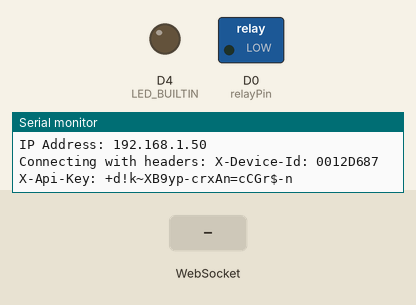
Simulated run of this program. Board: ESP8266 (NodeMCU). Shown: switched loads named in the program (green lamp = pin HIGH), output pins drawn as LEDs (lit = HIGH, except the on-board LED, lit = LOW), the last lines printed to the serial monitor. The inputs (shaded band) are chosen by the test bench. WiFi joins after 1.5 s; servers stay silent unless stated.

Above: at 3.2 s.
3.3 s: WebSocket text "ON" received
At 3.7 s:
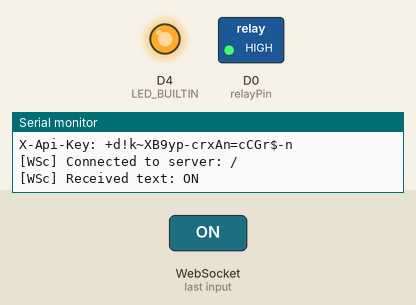
4.8 s: WebSocket text "OFF" received
At 6.1 s:
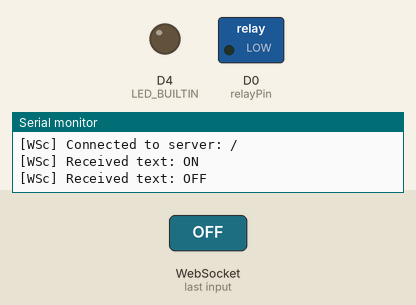
Timing chart, 0 to 7.8 s (numbered marks = the images above; inputs shaded):
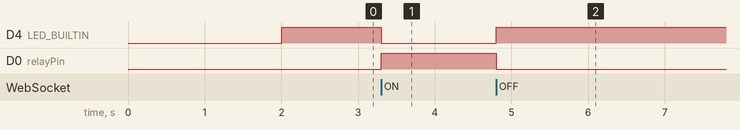

The program:

main.cpp
```cpp
#include <Arduino.h>
#include <ESP8266WiFi.h>
#include "config.h"
#include "relayControl.h"
#include "webSocketClient.h"

const char* WIFI_SSID = "TIDE";
const char* WIFI_PASSWORD = "eltideano";

Relay* doorRelay;

void setup() {
    Serial.begin(115200);

    doorRelay = new Relay(configuration.getRelayPin());

    WiFi.begin(WIFI_SSID, WIFI_PASSWORD);
    while (WiFi.status() != WL_CONNECTED) {
        delay(1000);
        Serial.println("Connecting to WiFi...");
    }
    Serial.println("Connected to WiFi!");

    Serial.print("IP Address: ");
    Serial.println(WiFi.localIP());

    doorRelay->setup();
    setupWebSocketClient(*doorRelay);
}

void loop() {

  handleWebSocketClient();
  doorRelay->loop();

}
```

relayControl.cpp
```cpp
#include "relayControl.h"
#include <Arduino.h>

Relay::Relay(int pin) : pin_(pin), isOn_(false), activatedTime_(0) {}

byte ON_STATE = HIGH;

void Relay::setup() {
    pinMode(pin_, OUTPUT);
    digitalWrite(pin_, !ON_STATE);  // Initial state
    pinMode(LED_BUILTIN, OUTPUT);
    digitalWrite(LED_BUILTIN, HIGH);  // Initial state
}

void Relay::toggle(bool state) {
    digitalWrite(pin_, state ? ON_STATE : !ON_STATE);
    digitalWrite(LED_BUILTIN, state ? LOW : HIGH);
    if (state) {
        activatedTime_ = millis();
        isOn_ = true;
    } else {
        isOn_ = false;
    }
}

void Relay::loop() {
    if (isOn_ && (millis() - activatedTime_ > duration_)) {
        Serial.printf("Turning off relay on pin %d\n", pin_); // Debug
        toggle(false); // Turn off after duration
    }
}
```

relayControl.h
```cpp
#pragma once

class Relay {
public:
    Relay(int pin);
    void setup();
    void toggle(bool state);
    void loop(); // This method will handle auto-off after a certain duration
private:
    int pin_;
    bool isOn_;
    unsigned long activatedTime_;
    const unsigned long duration_ = 5000; // 5 seconds
};
```

webSocketClient.cpp
```cpp
#include <WebSocketsClient.h>
#include "config.h"
#include "relayControl.h"

WebSocketsClient webSocket;
static Relay* relayInstance = nullptr;

void webSocketEvent(WStype_t type, uint8_t * payload, size_t length) {
    switch(type) {
        case WStype_DISCONNECTED:
            Serial.println("[WSc] Disconnected!");
            break;

        case WStype_CONNECTED:
            Serial.printf("[WSc] Connected to server: %s\n", payload);
            webSocket.sendTXT("Connected");
            break;
        case WStype_TEXT:
            Serial.printf("[WSc] Received text: %s\n", payload);
            if (String((char *)payload) == "ON") {
                relayInstance->toggle(true);
            } else if (String((char *)payload) == "OFF") {
                relayInstance->toggle(false);
            }
            break;

        case WStype_BIN:
            Serial.println("[WSc] Received binary data");
            // Handle binary data if needed
            break;

        case WStype_PING:
            Serial.println("[WSc] Received ping");
            break;

        case WStype_PONG:
            Serial.println("[WSc] Received pong");
            break;

        default:
            Serial.printf("[WSc] Unhandled event type: %d\n", type);
            break;
    }
}


void setupWebSocketClient(Relay& relay) {
    relayInstance = &relay;

    // Set the server IP, port, URL, and protocol
    webSocket.begin(configuration.getWebSocketServerIP(), configuration.getWebSocketServerPort(), "/ws");
    webSocket.setReconnectInterval(5000); // Try to reconnect every 5 seconds if connection is lost


    uint32_t chipId = ESP.getChipId();
    char chipIdStr[10];
    sprintf(chipIdStr, "%08X", chipId); // Convert to a hex string

    String headers =
    "X-Device-Id: " + String(chipIdStr) + "\r\n" +
    "X-Api-Key: " + configuration.getServerAPIKey();

    Serial.println("Connecting with headers: " + headers);

    webSocket.setExtraHeaders(headers.c_str());


    // Assign event handler
    webSocket.onEvent(webSocketEvent);

     // If using SSL, you might need something like:
    // webSocket.setCACert(rootCA);
}

void handleWebSocketClient() {
    webSocket.loop();
}
```

webSocketClient.h
```cpp
#pragma once

void setupWebSocketClient(Relay& relay);
void handleWebSocketClient();
```

config.cpp
```cpp
#include "config.h"


Config::Config() {
    // For now, these are hardcoded. Later, you might read them from EEPROM or another storage.
    relayPin = D0;
    wifiSSID = "tide";
    wifiPassword = "eltideano";
    webSocketServerIP = "72.167.222.190";
    webSocketServerPort = 44000;
    serverAPIKey = "+d!k~XB9yp-crxAn=cCGr$-n";
}

// Getters
uint8_t Config::getRelayPin() const {
    return relayPin;
}

String Config::getWifiSSID() const {
    return wifiSSID;
}

String Config::getWifiPassword() const {
    return wifiPassword;
}

String Config::getWebSocketServerIP() const {
    return webSocketServerIP;
}

uint16_t Config::getWebSocketServerPort() const {
    return webSocketServerPort;
}

String Config::getServerAPIKey() const {
    return serverAPIKey;
}

// Setters
void Config::setRelayPin(uint8_t relayPin) {
    // Placeholder logic.
}
void Config::setWifiSSID(const String& ssid) {
    // For now, this is a placeholder.
    // Later, you can implement logic to save the new SSID to EEPROM or other storage.
}

void Config::setWifiPassword(const String& password) {
    // Placeholder logic.
}

void Config::setWebSocketServerIP(const String& ip) {
    // Placeholder logic.
}

void Config::setWebSocketServerPort(uint16_t port) {
    // Placeholder logic.
}

void Config::setServerAPIKey(const String& apiKey) {
    // Placeholder logic.
}

Config configuration = Config();
```

config.h
```cpp
#pragma once

#include <Arduino.h>

class Config {
public:
    Config();

    // Getters
    uint8_t getRelayPin() const;
    String getWifiSSID() const;
    String getWifiPassword() const;
    String getWebSocketServerIP() const;
    uint16_t getWebSocketServerPort() const;
    String getServerAPIKey() const;

    // Setters
    void setRelayPin(uint8_t pin);
    void setWifiSSID(const String& ssid);
    void setWifiPassword(const String& password);
    void setWebSocketServerIP(const String& ip);
    void setWebSocketServerPort(uint16_t port);
    void setServerAPIKey(const String& apiKey);


private:
    uint8_t relayPin;
    String wifiSSID;
    String wifiPassword;
    String webSocketServerIP;
    uint16_t webSocketServerPort;
    String serverAPIKey;
};

extern Config configuration;
```

Measured:
- after the input at 3.3 s, D4 (LED_BUILTIN): HIGH → LOW at once; D0 (relayPin): LOW → HIGH at once
- after the input at 4.8 s, D4 (LED_BUILTIN): LOW → HIGH after 0.00 s instead of 3.5 s; D0 (relayPin): HIGH → LOW after 0.00 s instead of 3.5 s
